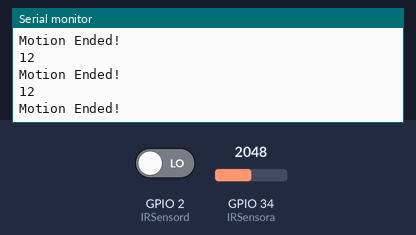
A sketch run on a simulated ESP32. Parts: the last lines printed to the serial monitor. The inputs (shaded band) are chosen by the test bench; at power-on: GPIO 2 (IRSensord) LOW, GPIO 34 (IRSensora) = 2048.

Above: at 1.2 s.
1.3 s: GPIO 2 (IRSensord) driven HIGH
At 2.1 s:
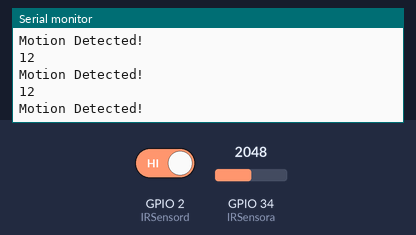
2.8 s: GPIO 34 (IRSensora) set to 2866
At 3.3 s:
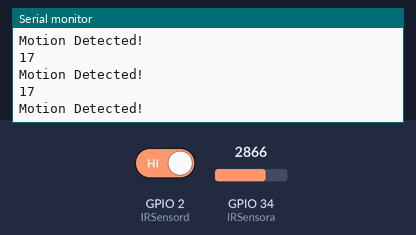
4.3 s: GPIO 34 (IRSensora) set to 3603
At 5.4 s:
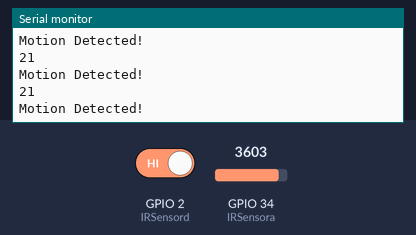
Timing chart, 0 to 7.3 s (numbered marks = the images above; inputs shaded):
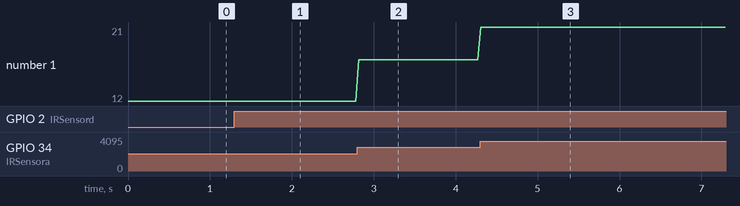

Measured:
- after the input at 1.3 s, the serial monitor: prints a new line at once (image 1)
- after the input at 2.8 s, the serial monitor: prints a new line at once (image 2)
- after the input at 4.3 s, the serial monitor: prints a new line at once (image 3)
- plotted number 1: 12 → 17 after the input at 2.8 s, 17 → 21 after the input at 4.3 s

The sketch:

irAnalog.ino
```cpp
int IRSensord = 2;
int IRSensora = 34 ;
void setup(){
  Serial.begin(115200); // Init Serial at 115200 Baud Rate.
  Serial.println("Serial Working"); // Test to check if serial is working or not
  pinMode(IRSensord, INPUT); // IR Sensor pin INPUT
}

void loop(){
  int sensorStatus = digitalRead(IRSensord); // Set the GPIO as Input
  int sensorstatus2= analogRead(IRSensora);
  int dist = map(sensorstatus2, 0, 4095, 0, 25);
  Serial.println(dist);

  if (sensorStatus == 1) // Check if the pin high or not
  {

    Serial.println("Motion Detected!"); // print Motion Detected! on the serial monitor window
    delay(40);
  }
  else  {

    Serial.println("Motion Ended!"); // print Motion Ended! on the serial monitor window
    delay(40);
  }
}
```
